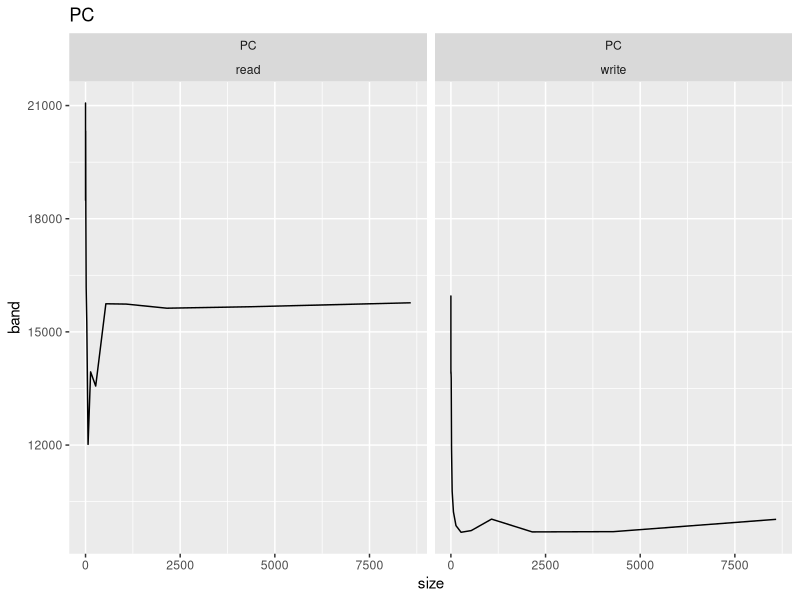
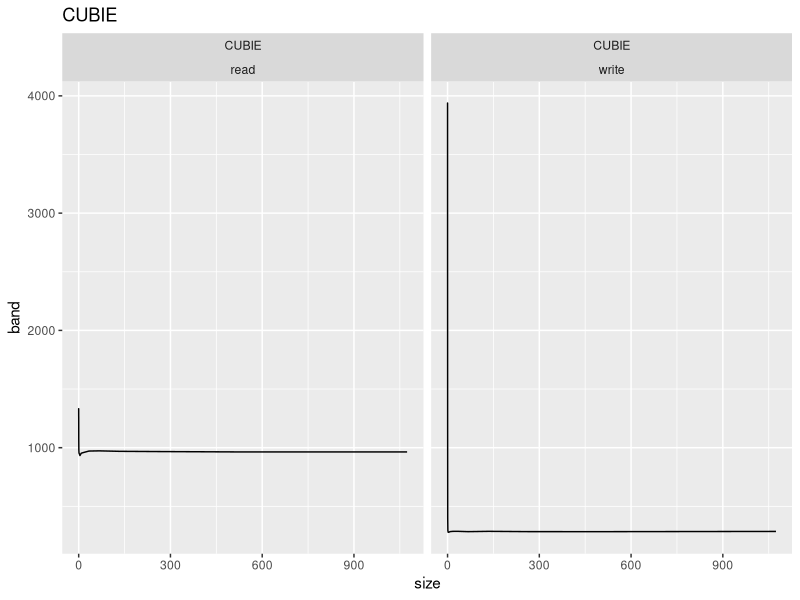

The R script that drew these images, in order:
## ---- chunk 1
knitr::opts_chunk$set(echo = TRUE)
## ---- chunk 2
library(plyr)
library(ggplot2)
## ---- chunk 3
bandwidth <- read.csv("bandwidth.csv", sep=";", header=T)
bandwidth_df <- ddply(bandwidth, c("equipment", "operation", "size"), summarize, num = length(bandwidth), band = median(bandwidth))
## ---- chunk 4
ggplot(subset(bandwidth_df,equipment == "PC"), aes(x = size, y = band)) + geom_line() + ggtitle("PC") + facet_wrap(~equipment + operation);
## ---- chunk 5
ggplot(subset(bandwidth_df,equipment == "CUBIE"), aes(x = size, y = band)) + geom_line() + ggtitle("CUBIE") + facet_wrap(~equipment + operation);
## ---- chunk 6
subset(bandwidth_df, (equipment == "PC" & size == 268.44) | (equipment == "CUBIE" & size == 33.55))
## ---- chunk 7
latency <- read.csv("latency.csv", sep=";", header=T)
latency_df <- ddply(latency, c("equipment"), summarize, num = length(simple_syscall), syscall = median(simple_syscall), read = median(simple_read), write = median(simple_write), stat = median(simple_stat), fstat = median(simple_fstat), open_close = median(simple_open_close))
latency_df
